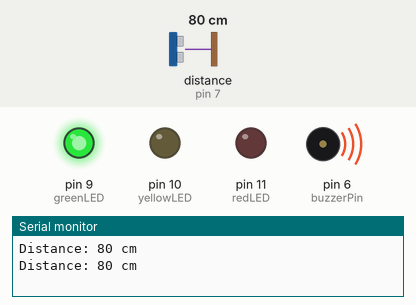
Recording of a sketch running on a simulated Arduino Uno, built with avr-gcc and run on an emulated ATmega328P. On the bench: output pins drawn as LEDs (lit = HIGH), buzzer (waves = sounding), the last lines printed to the serial monitor. Wiring (inferred from the names in the program): ultrasonic range finder: trigger pin 7; echo pin 7. The test bench sets the inputs (shaded band); at power-on: distance to the obstacle (sensor on pin 7) 80 cm. The echo pulse lasts 58.3 µs per cm.

Above: at 0.84 s.
1.6 s: distance to the obstacle (sensor on pin 7) set to 77 cm
At 2.58 s:
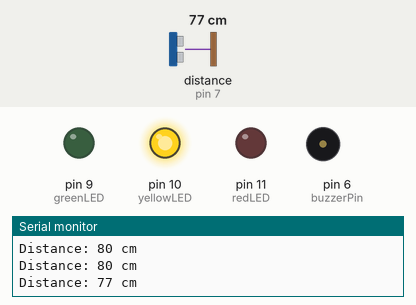
5.1 s: distance to the obstacle (sensor on pin 7) set to 35 cm
8.6 s: distance to the obstacle (sensor on pin 7) set to 29 cm
At 9.4 s:
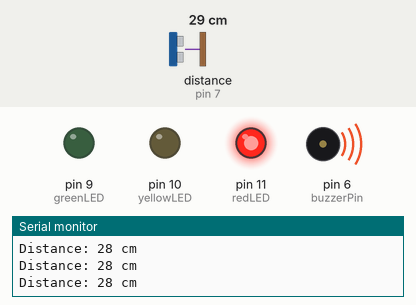
10.1 s: distance to the obstacle (sensor on pin 7) set to 250 cm
At 10.7 s:
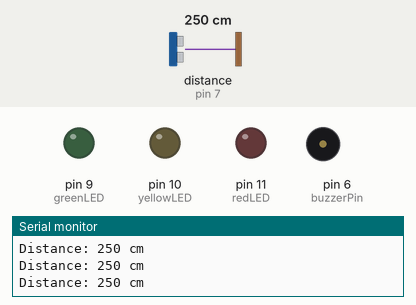
11.6 s: distance to the obstacle (sensor on pin 7) set to 154 cm
13.1 s: distance to the obstacle (sensor on pin 7) set to 145 cm
At 13.8 s:
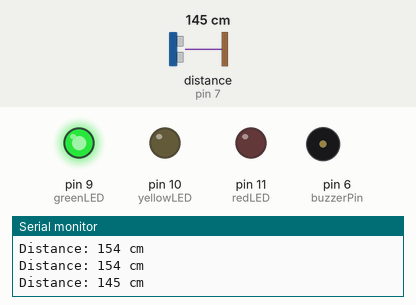
Timing chart, 0 to 17.6 s (numbered marks = the images above; inputs shaded):
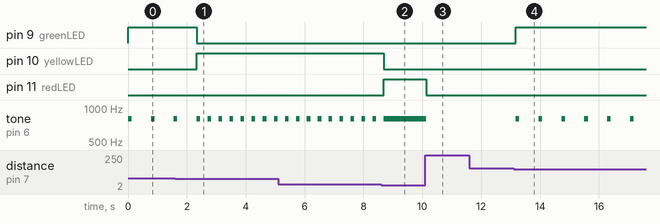

Measured:
- the behaviour switches between 80 and 79 cm on distance to the obstacle (sensor on pin 7) (found by bisection; images 0 and 1)
- the behaviour switches between 32 and 31 cm on distance to the obstacle (sensor on pin 7) (found by bisection; images 1 and 2)
- the behaviour switches between 151 and 150 cm on distance to the obstacle (sensor on pin 7) (found by bisection; images 3 and 4)
- after the input at 1.6 s, pin 9 (greenLED): HIGH → LOW after 0.73 s; pin 10 (yellowLED): LOW → HIGH after 0.73 s
- after the input at 8.6 s, pin 10 (yellowLED): HIGH → LOW after 0.09 s; pin 11 (redLED): LOW → HIGH after 0.09 s; tone on pin 6 (buzzerPin): goes on until 8.7 s, then stays 800 Hz
- after the input at 10.1 s, pin 11 (redLED): HIGH → LOW at once; tone on pin 6 (buzzerPin): 800 Hz → silent at once
- after the input at 13.1 s, pin 9 (greenLED): LOW → HIGH after 0.07 s; tone on pin 6 (buzzerPin): alternates 800 Hz for 0.12 s and silent for 0.66 s, starting after 0.07 s
- by itself, tone on pin 6 (buzzerPin): alternates 800 Hz for 0.12 s and silent for 0.25 s

The sketch:

code.ino
```cpp
const int redLED = 11;
const int yellowLED = 10;
const int greenLED = 9;

const int sensorPin = 7;   // 3-pin ultrasonic sensor (one pin for trigger and echo)
const int buzzerPin = 6;


// Returns distance in cm, or -1 if nothing detected
long getDistanceCM() {

  // Send trigger pulse
  pinMode(sensorPin, OUTPUT);

  digitalWrite(sensorPin, LOW);
  delayMicroseconds(2);

  digitalWrite(sensorPin, HIGH);
  delayMicroseconds(5);

  digitalWrite(sensorPin, LOW);

  // Listen for the echo on the same pin
  pinMode(sensorPin, INPUT);

  long duration = pulseIn(sensorPin, HIGH, 30000);

  // Timed out, no object detected
  if (duration == 0) {
    return -1;
  }

  // Convert echo time to cm
  return duration / 58;
}


void setup() {

  pinMode(redLED, OUTPUT);
  pinMode(yellowLED, OUTPUT);
  pinMode(greenLED, OUTPUT);

  pinMode(buzzerPin, OUTPUT);

  Serial.begin(9600);
}


void loop() {

  long distance = getDistanceCM();

  Serial.print("Distance: ");
  Serial.print(distance);
  Serial.println(" cm");

  // Turn everything off first
  digitalWrite(redLED, LOW);
  digitalWrite(yellowLED, LOW);
  digitalWrite(greenLED, LOW);

  noTone(buzzerPin);


  // No object detected
  if (distance <= 0) {

    delay(100);
  }


  // Red: 30 cm or closer
  else if (distance <= 30) {

    digitalWrite(redLED, HIGH);

    // Continuous sound
    tone(buzzerPin, 800);

    delay(50);
  }


  // Yellow: 31 - 79 cm
  else if (distance < 80) {

    digitalWrite(yellowLED, HIGH);

    // Faster beep
    tone(buzzerPin, 800);
    delay(120);

    noTone(buzzerPin);
    delay(250);
  }


  // Green: 80 - 150 cm
  else if (distance <= 150) {

    digitalWrite(greenLED, HIGH);

    // Slow beep
    tone(buzzerPin, 800);
    delay(120);

    noTone(buzzerPin);
    delay(650);
  }


  // More than 150 cm: everything stays off
  else {

    noTone(buzzerPin);

    delay(100);
  }
}
```
